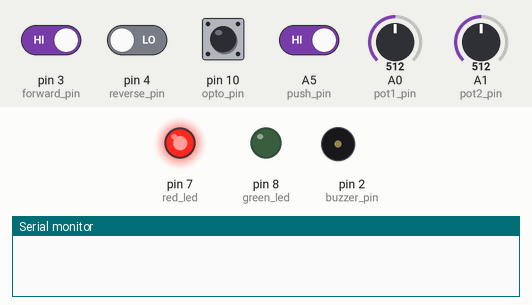
A sketch run on a simulated Arduino Uno, built with avr-gcc and run on an emulated ATmega328P. Parts: output pins drawn as LEDs (lit = HIGH), buzzer (waves = sounding), the last lines printed to the serial monitor. The test bench sets the inputs (shaded band); at power-on: A5 (push_pin), pin 3 (forward_pin), pin 10 (opto_pin) HIGH, pin 4 (reverse_pin) LOW, A0 (pot1_pin) = 512, A1 (pot2_pin) = 512. Pins used as bus, display or sensor lines are not drawn.

Above: at 2.8 s.
2.9 s: pin 4 (reverse_pin) driven HIGH and A5 (push_pin) driven LOW
At 5.8 s:
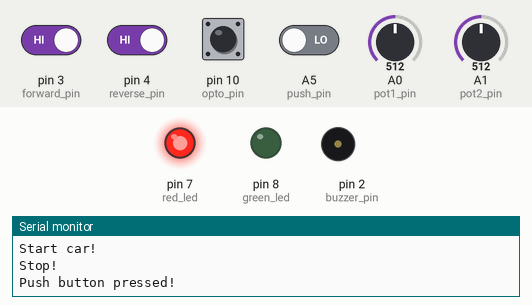
5.9 s: A5 (push_pin) driven HIGH
At 6.4 s:
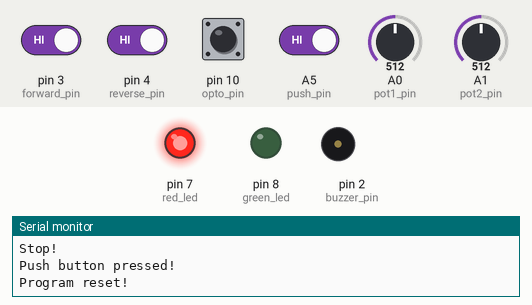
7.4 s: A5 (push_pin) driven LOW
At 9.5 s:
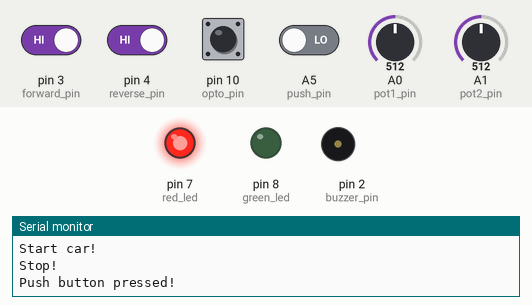
10.4 s: pin 3 (forward_pin) driven LOW
At 11.25 s:
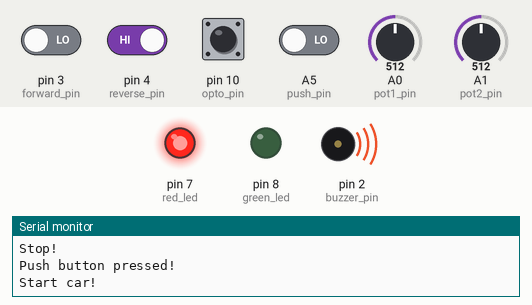
Timing chart, 0 to 13.4 s (numbered marks = the images above; inputs shaded):
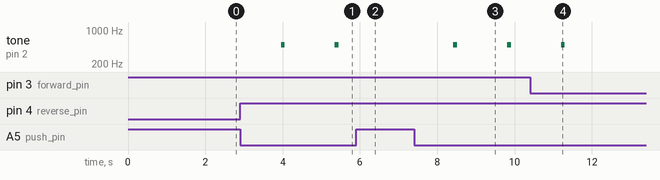

The sketch:

Arduino_1A.ino
```cpp
#include <SoftwareSerial.h>

// define all pins needed
#define buzzer_pin 2
#define forward_pin 3
#define reverse_pin 4
#define dc_pin_1 5
#define dc_pin_2 6
#define red_led 7
#define green_led 8
#define opto_pin 10

#define pot1_pin A0
#define pot2_pin A1
#define push_pin A5

// communication pins
#define Tx_pin 12
#define Rx_pin 13

SoftwareSerial LCD_slave(Rx_pin, Tx_pin);

char forward_flag;
bool start_flag, seatbelt_flag;
int ref_time, ref_time_2, curr_time, ref_throttle, throttle, ref_duty_cycle, duty_cycle;
int steer_angle, pot2_val;

void setup() {
  // put your setup code here, to run once:
  // output pins
  pinMode(buzzer_pin, OUTPUT);
  pinMode(dc_pin_1, OUTPUT);
  pinMode(dc_pin_2, OUTPUT);

  // led pins
  pinMode(red_led, OUTPUT);
  pinMode(green_led, OUTPUT);

  // tx pin
  pinMode(Tx_pin, OUTPUT);

  // input pins
  pinMode(forward_pin, INPUT);
  pinMode(reverse_pin, INPUT);
  pinMode(opto_pin, INPUT);
  pinMode(pot1_pin, INPUT);
  pinMode(pot2_pin, INPUT);
  pinMode(push_pin, INPUT);
  pinMode(Rx_pin, INPUT);

  Serial.begin(9600);
  LCD_slave.begin(9600);

  forward_flag = forward_reverse_neutral();
  throttle = analogRead(pot1_pin) / 4;
  steer_angle = ((float) analogRead(pot2_pin)/1023) * 100;
  duty_cycle = ((float) throttle / 255) * 100;
  seatbelt_flag = check_seatbelt(2);
  write_dir(forward_flag);
  delay(100);
  LCD_slave.write(duty_cycle);
  start_flag = 0;
  digitalWrite(red_led, HIGH);
}

// function for forward and reverse
char forward_reverse_neutral(){
  // read the forward pin first
  if (digitalRead(forward_pin) == LOW){
    // forward
    return 'f';
  } else if (digitalRead(reverse_pin) == LOW){
    // reverse
    return 'r';
  } else {
    // neutral
    return 'n';
  }
}

// function to control the direction
void direction (char dir, int throttle)
{
  //dir f = forward
  //    r = reverse
  //    n = stop

  switch (dir)
  {
    case ('r'):
    {
      analogWrite(dc_pin_1, throttle);
      digitalWrite(dc_pin_2,LOW);
      break;
    }
    case('f'):
    {
      analogWrite(dc_pin_1, 255 - throttle);
      digitalWrite(dc_pin_2,HIGH);
      break;
    }
    case('n'):
    {
      analogWrite(dc_pin_1, 0);
      digitalWrite(dc_pin_2,LOW);
      break;
    }
    default: // also brake
     {
      analogWrite(dc_pin_1, 0);
      digitalWrite(dc_pin_2,LOW);
      break;
    }
  }
}

void blink_led(){
  int interval = 250;
  int curr_millis = millis();

  static int ref_millis;
  if (ref_time == 0){
    ref_time = millis();
  }
  if ((curr_millis - ref_time) > (2 * interval)){
    digitalWrite(red_led, HIGH);
    ref_time = 0;
  } else if ((curr_millis - ref_time) > interval){
    digitalWrite(red_led, LOW);
  }
}

void sound_buzzer(){
  int interval = 250;
  int curr_millis = millis();

  static int ref_millis;
  if (forward_flag == 'r'){
    if (ref_time_2 == 0){
      ref_time_2 = millis();
  }
    if ((curr_millis - ref_time_2) > (2 * interval)){
      tone(buzzer_pin, 500);
      ref_time_2 = 0;
    } else if ((curr_millis - ref_time_2) > interval){
      noTone(buzzer_pin);
    }
  }

}

void write_dir(char dir){
  if (dir == 'f'){
    LCD_slave.write(202);
  } else if (dir == 'r'){
    LCD_slave.write(203);
  } else if (dir == 'n'){
    LCD_slave.write(204);
  }
}

char check_dir(char init_dir){
  char curr_dir = forward_reverse_neutral();
  if (init_dir != curr_dir){
    write_dir(curr_dir);
    return curr_dir;
  } else {
    return init_dir;
  }
}

int check_duty_cycle(int init_duty){
  throttle = analogRead(pot1_pin) / 4;
  int curr_duty = ((float) throttle / 255) * 100;
  if (abs(curr_duty - init_duty) >= 5){
    LCD_slave.write(curr_duty);
    return curr_duty;
  } else {
    return init_duty;
  }
}

int check_steering(int init_steer){
  pot2_val = analogRead(pot2_pin);
  int curr_angle = ((float) pot2_val / 1023) * 100;
  if (abs(curr_angle - init_steer) >= 1){
    Serial.println(curr_angle);
    LCD_slave.write(curr_angle + 101);
    return curr_angle;
  } else {
    return init_steer;
  }
}

void write_seatbelt(int curr_seatbelt){
  if (curr_seatbelt == 1){
    LCD_slave.write(211);
  } else if (curr_seatbelt == (int) 0){
    LCD_slave.write(212);
  }
}

int check_seatbelt(int init_seatbelt){
  int curr_seatbelt;
  if ((digitalRead(opto_pin) == LOW) && (duty_cycle > 25)){
    curr_seatbelt = 1;
  } else  {
    curr_seatbelt = (int) 0;
  }
  if (curr_seatbelt != init_seatbelt){
    write_seatbelt(curr_seatbelt);
    return curr_seatbelt;
  } else {
    return init_seatbelt;
  }
}

void loop() {
  // reset everything
    forward_flag = check_dir(forward_flag);
    delay(10);
    duty_cycle = check_duty_cycle(duty_cycle);
    delay(10);
    seatbelt_flag = check_seatbelt(seatbelt_flag);
    delay(10);
    steer_angle = check_steering(steer_angle);
  // push button pressed, and toggle switch is on neutral
  if ((digitalRead(push_pin) == LOW) && (forward_flag == 'n') && start_flag == 0){
    Serial.println("Push button pressed!");
    ref_time = millis();
    curr_time = millis();
    while ((curr_time - ref_time) <= 1000){
      curr_time = millis();
      if (digitalRead(push_pin) == HIGH){
        // push button is released, reset program!
        Serial.println("Program reset!");
        start_flag = 0;
        return;
      }
    }
    ref_time = 0;
    tone(buzzer_pin, 500, 100);
    start_flag = 1;
    Serial.println("Start car!");
    delay(300);
  } else if ((start_flag == 1) && (digitalRead(push_pin) == LOW)){
    Serial.println("Stop!");
    digitalWrite(red_led, HIGH);
    start_flag = 0;
    direction(forward_flag, 0);
    noTone(buzzer_pin);
    return;
  }

  // exit while loop if push button is pressed
  if (start_flag == 1){
    forward_flag = check_dir(forward_flag);
    delay(10);
    duty_cycle = check_duty_cycle(duty_cycle);
    delay(10);
    seatbelt_flag = check_seatbelt(seatbelt_flag);
    delay(10);
    steer_angle = check_steering(steer_angle);
    if (forward_flag == 'r'){
      sound_buzzer();
    } else {
      noTone(buzzer_pin);
    }
    if ((digitalRead(push_pin) == HIGH) && (start_flag == 1)){
      direction(forward_flag, throttle);

      if (forward_flag != 'n'){
        if (seatbelt_flag){
          // seatbelt not worn and throttle is above 25%
          blink_led();
      } else {
        digitalWrite(red_led, HIGH);
    }
  } else {
    digitalWrite(red_led, HIGH);
  }
}
  }

}
```

Measured:
- after the input at 2.9 s, tone on pin 2 (buzzer_pin): alternates 500 Hz for 0.10 s and silent for 1.3 s, starting after 1.1 s
- after the input at 5.9 s, tone on pin 2 (buzzer_pin): stays silent (without the input it goes to 500 Hz after 0.84 s)
- after the input at 7.4 s, tone on pin 2 (buzzer_pin): alternates 500 Hz for 0.10 s and silent for 1.3 s, starting after 1.0 s
- after the input at 10.4 s, tone on pin 2 (buzzer_pin): goes on until 11.3 s, then stays silent
